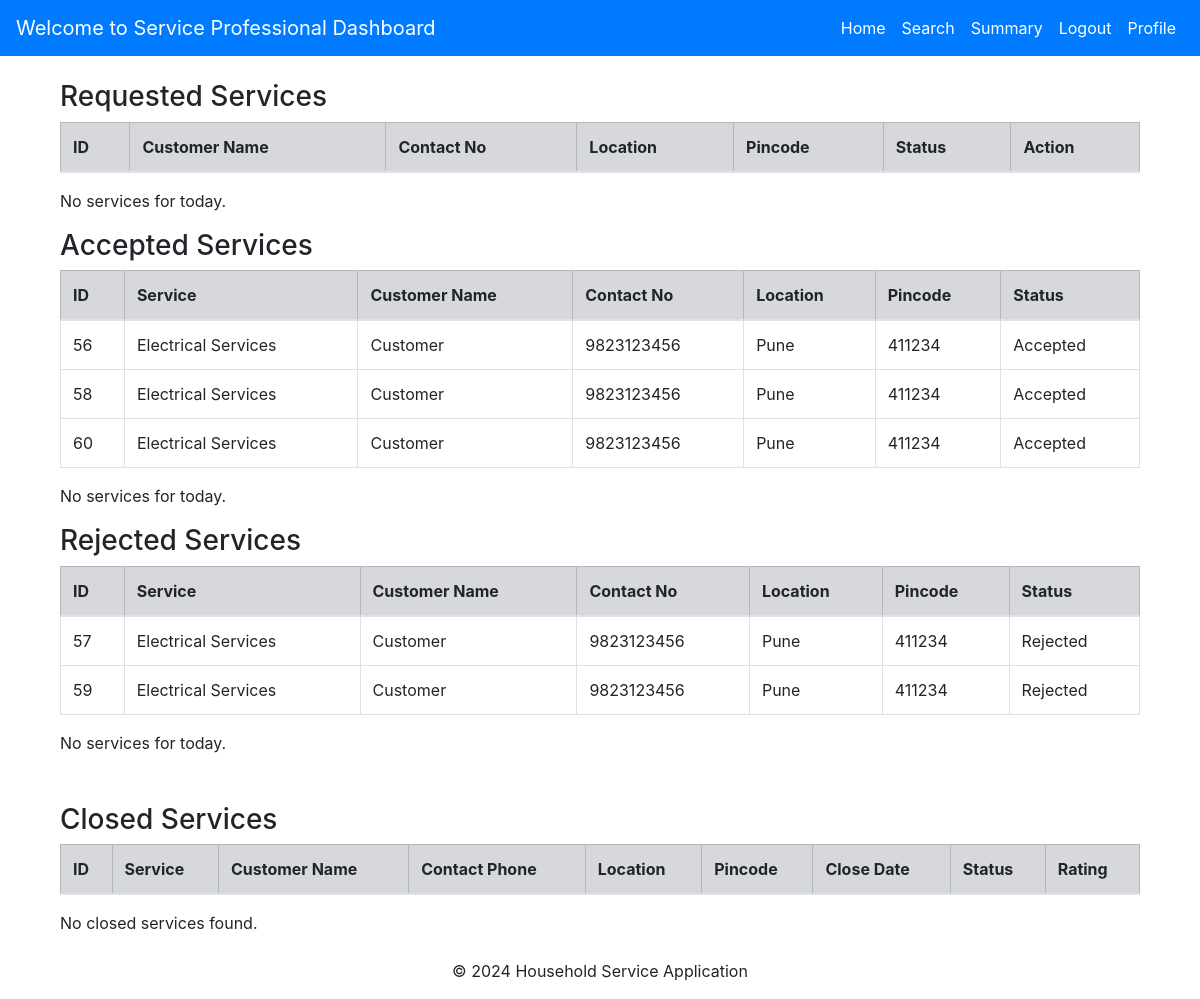
The page /professional_dashboard (signed in) on the database as committed earlier.
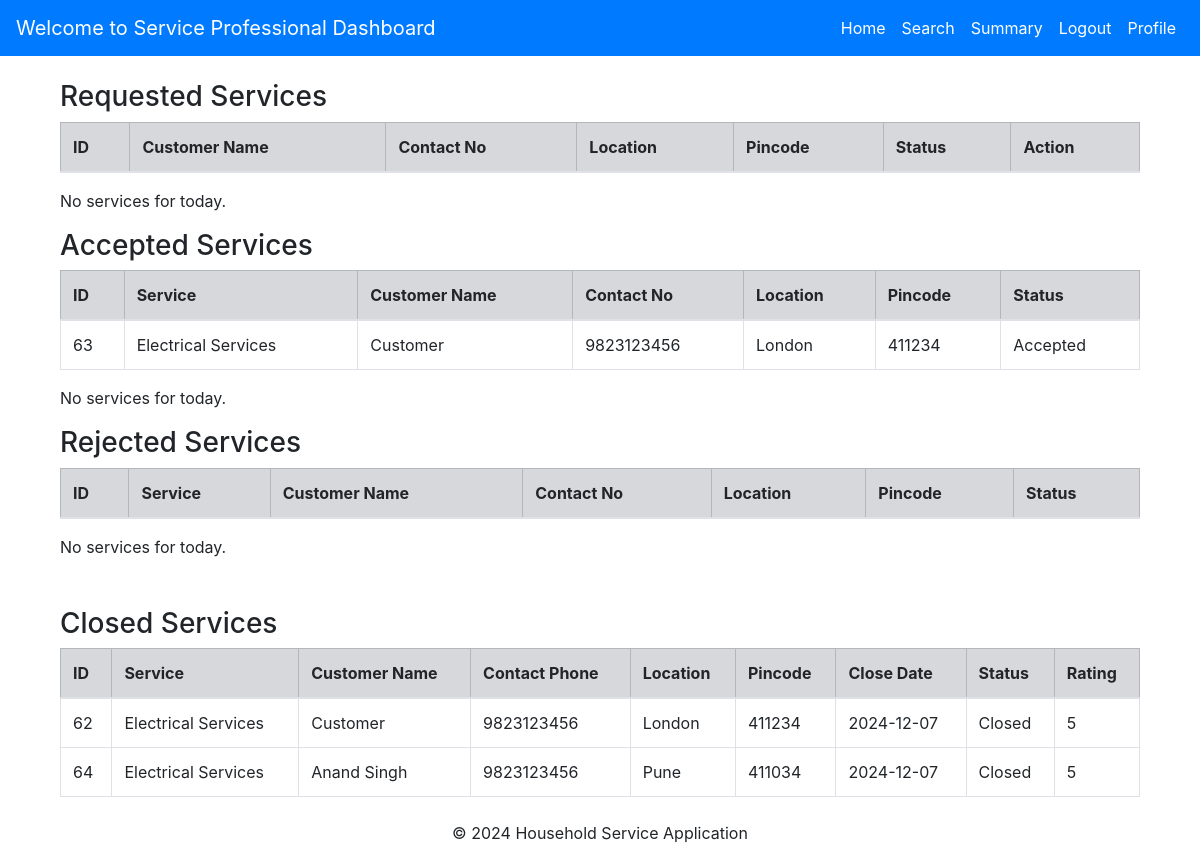
The same page on the database as committed later.
### models.py (models this page shows, shortened)
class ServiceRequest(db.Model):
    __tablename__ = 'service_requests'
    req_id = db.Column(db.Integer, primary_key=True, autoincrement=True, nullable=False)
    user_id = db.Column(db.Integer, db.ForeignKey('users.user_id'), nullable=True)
    service_id = db.Column(db.Integer, db.ForeignKey('service.service_id'), nullable=True)
    prof_id = db.Column(db.Integer, db.ForeignKey('service_professionals.prof_id'), nullable=True)
    status = db.Column(db.String(20), default='Requested', nullable=False)
    rating = db.Column(db.Integer)
    remarks = db.Column(db.String(255))
    requested_date = db.Column(db.DateTime, default=datetime.utcnow, nullable=False)
    close_date = db.Column(db.DateTime, default=datetime.utcnow, nullable=False)
    service = db.relationship('Service', backref='requests')
    professional = db.relationship('ServiceProfessional', backref='requests')

class Service(db.Model):
    __tablename__ = 'service'
    service_id = db.Column(db.Integer, primary_key=True, autoincrement=True, nullable=False)
    user_id = db.Column(db.Integer, db.ForeignKey('users.user_id'), default=1, nullable=True)
    prof_id = db.Column(db.Integer, db.ForeignKey('service_professionals.prof_id'), default=1, nullable=True)
    name = db.Column(db.String(100), nullable=True)
    new_service_name = db.Column(db.String(100), nullable=True)
    description = db.Column(db.Text, nullable=True)
    base_price = db.Column(db.Float, nullable=False)
    date_created = db.Column(db.DateTime, default=datetime.utcnow)
    image = db.Column(db.String(255), nullable=True)

class User(UserMixin, db.Model):
    __tablename__ = 'users'
    user_id = db.Column(db.Integer, primary_key=True, autoincrement=True, nullable=False)
    username = db.Column(db.String(255), unique=True, nullable=False)
    password = db.Column(db.String(200), nullable=False)
    user_name = db.Column(db.String(250), nullable=False)
    address = db.Column(db.Text, nullable=False)
    contact = db.Column(db.String(15), nullable=False)
    date_created = db.Column(db.DateTime, default=func.now(), nullable=False)
    pincode = db.Column(db.String(10), nullable=False)
    status = db.Column(db.String(20), default='Active')  # Possible values: 'Active', 'Blocked'
    role = db.Column(db.String(50), nullable=False)

### routes.py (the view)
@main.route('/professional_dashboard')
def professional_dashboard():
    services = Service.query.all()
    prof_id = session.get('prof_id')
    if not prof_id:
        flash("You must be logged in to view your dashboard.", "danger")
        return redirect(url_for('main.login'))
    today_services = (
        db.session.query(
            ServiceRequest.req_id,
            User.user_name,
            User.contact,
            User.address,
            User.pincode,
            ServiceRequest.status
        )
        .join(User, ServiceRequest.user_id == User.user_id)
        .filter(ServiceRequest.prof_id == prof_id, ServiceRequest.status == 'Requested')
        .all()
    )
    accepted_services = (
        db.session.query(
            ServiceRequest.req_id,
            Service.name,
            User.user_name,
            User.contact,
            User.address,
            User.pincode,
            ServiceRequest.status
        )
        .join(User, ServiceRequest.user_id == User.user_id)
        .join(Service, ServiceRequest.service_id == Service.service_id)
        .filter(ServiceRequest.prof_id == prof_id, ServiceRequest.status == 'Accepted')
        .all()
    )
    rejected_services = (
        db.session.query(
            ServiceRequest.req_id,
            Service.name,
            User.user_name,
            User.contact,
            User.address,
            User.pincode,
            ServiceRequest.status
        )
        .join(User, ServiceRequest.user_id == User.user_id)
        .join(Service, ServiceRequest.service_id == Service.service_id)
        .filter(ServiceRequest.prof_id == prof_id, ServiceRequest.status == 'Rejected')
        .all()
    )
    closed_services = (
        db.session.query(
            ServiceRequest.req_id,
            User.user_name,
            Service.name,
            User.contact,
            User.address,
            User.pincode,
            ServiceRequest.close_date,
            ServiceRequest.status,
            ServiceRequest.rating,
            ServiceRequest.remarks
        )
        .join(User, ServiceRequest.user_id == User.user_id)
        .join(Service, ServiceRequest.service_id == Service.service_id)
        .filter(ServiceRequest.prof_id == prof_id, ServiceRequest.status == 'Closed')
        .all()
    )
    return render_template(
        'service_panel/professional_dashboard.html',
        today_services=today_services,
        accepted_services=accepted_services,
        rejected_services=rejected_services,
        closed_services=closed_services,
        services=services
    )

### templates/service_panel/professional_dashboard.html (shortened to what the changed rows need)
{% extends "service_panel/base.html" %}
{% block content %}
<div class="container mt-4">
    <section id="requested-services">
            <table class="table table-bordered">
                <thead class="table-secondary">
                    <tr>
                        <th>ID</th>
                        <th>Customer Name</th>
                        <th>Contact No</th>
                        <th>Location</th>
                        <th>Pincode</th>
                        <th>Status</th>
                        <th>Action</th>
                    </tr>
                </thead>
            </table>
    </section>
    <section id="accepted-services">
            <table class="table table-bordered">
                <thead class="table-secondary">
                    <tr>
                        <th>ID</th>
                        <th>Service</th>
                        <th>Customer Name</th>
                        <th>Contact No</th>
                        <th>Location</th>
                        <th>Pincode</th>
                        <th>Status</th>
                    </tr>
                </thead>
                <tbody>
                    {% for service in accepted_services %}
                    <tr>
                        <td>{{ service.req_id }}</td>
                        <td>{{ service.name }}</td>
                        <td>{{ service.user_name }}</td>
                        <td>{{ service.contact }}</td>
                        <td>{{ service.address }}</td>
                        <td>{{ service.pincode }}</td>
                        <td>{{ service.status }}</td>
                    </tr>
                    {% endfor %}
                </tbody>
            </table>
    </section>
    <section id="rejected-services">
            <table class="table table-bordered">
                <thead class="table-secondary">
                    <tr>
                        <th>ID</th>
                        <th>Service</th>
                        <th>Customer Name</th>
                        <th>Contact No</th>
                        <th>Location</th>
                        <th>Pincode</th>
                        <th>Status</th>
                    </tr>
                </thead>
                <tbody>
                    {% for service in rejected_services %}
                    <tr>
                        <td>{{ service.req_id }}</td>
                        <td>{{ service.name }}</td>
                        <td>{{ service.user_name }}</td>
                        <td>{{ service.contact }}</td>
                        <td>{{ service.address }}</td>
                        <td>{{ service.pincode }}</td>
                        <td>{{ service.status }}</td>
                    </tr>
                    {% endfor %}
                </tbody>
            </table>
    </section>
    <section id="closed-services" class="mt-5">
        <h3>Closed Services</h3>
            <table class="table table-bordered">
                <thead class="table-secondary">
                    <tr>
                        <th>ID</th>
                        <th>Service</th>
                        <th>Customer Name</th>
                        <th>Contact Phone</th>
                        <th>Location</th>
                        <th>Pincode</th>
                        <th>Close Date</th>
                        <th>Status</th>
                        <th>Rating</th>
                    </tr>
                </thead>
                <tbody>
                    {% for service in closed_services %}
                    <tr>
                        <td>{{ service.req_id }}</td>
                        <td>{{ service.name }}</td>
                        <td>{{ service.user_name }}</td>
                        <td>{{ service.contact }}</td>
                        <td>{{ service.address }}</td>
                        <td>{{ service.pincode }}</td>
                        <td>{{ service.close_date.strftime('%Y-%m-%d') }}</td>
                        <td>{{ service.status }}</td>
                        <td>{{ service.rating or 'N/A' }}</td>
                    </tr>
                    {% endfor %}
                </tbody>
            </table>
            {% if not closed_services %}
                <p>No closed services found.</p>
            {% endif %}
    </section>
</div>
{% endblock %}

Rows that differ between the two databases and show on the page:
removed ServiceRequest: req_id "56", name "Electrical Services", user_name "Customer", contact "9823123456", address "Pune", pincode "411234", status "Accepted", shown under "Accepted Services"
removed ServiceRequest: req_id "58", name "Electrical Services", user_name "Customer", contact "9823123456", address "Pune", pincode "411234", status "Accepted", shown under "Accepted Services"
removed ServiceRequest: req_id "60", name "Electrical Services", user_name "Customer", contact "9823123456", address "Pune", pincode "411234", status "Accepted", shown under "Accepted Services"
removed ServiceRequest: req_id "57", name "Electrical Services", user_name "Customer", contact "9823123456", address "Pune", pincode "411234", status "Rejected", shown under "Rejected Services"
removed ServiceRequest: req_id "59", name "Electrical Services", user_name "Customer", contact "9823123456", address "Pune", pincode "411234", status "Rejected", shown under "Rejected Services"
added ServiceRequest: req_id "63", name "Electrical Services", user_name "Customer", contact "9823123456", address "London", pincode "411234", status "Accepted", shown under "Accepted Services"
added ServiceRequest: req_id "62", name "Electrical Services", user_name "Customer", contact "9823123456", address "London", pincode "411234", close_date "2024-12-07", status "Closed", rating "5", shown under "Closed Services"
added ServiceRequest: req_id "64", name "Electrical Services", user_name "Anand Singh", contact "9823123456", address "Pune", pincode "411034", close_date "2024-12-07", status "Closed", rating "5", shown under "Closed Services"
Other text that changed with them:
text no longer shown: "No closed services found."
